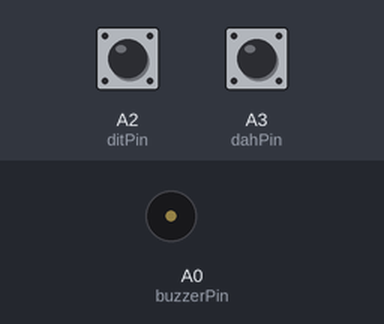
A sketch run on a simulated Arduino Leonardo, built for the host (arithmetic inside an expression is 32-bit, double 64-bit). Parts: buzzer (waves = sounding). The test bench sets the inputs (shaded band); at power-on: A2 (ditPin) HIGH, A3 (dahPin) HIGH. USB keyboard and mouse output is not drawn.

Above: at 1.2 s.
1.3 s: A2 (ditPin) pulled LOW for 1 s
At 1.51 s:
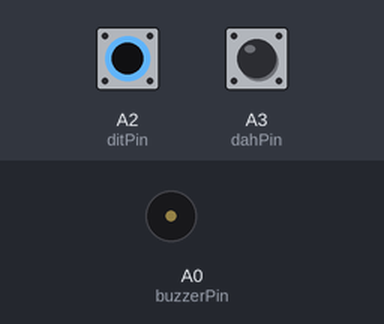
4.3 s: A3 (dahPin) pulled LOW for 3.2 s
At 8.2 s:
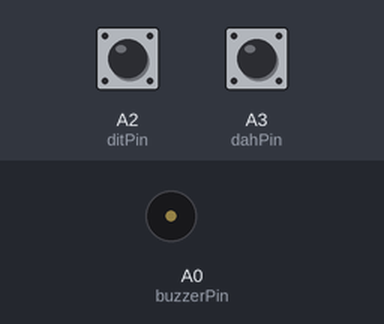
9.0 s: A2 (ditPin) pulled LOW for 3.2 s
At 9.21 s:
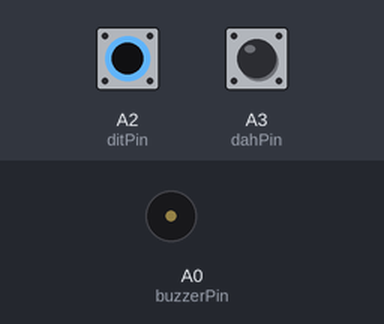
Timing chart, 0 to 13.3 s (numbered marks = the images above; inputs shaded):
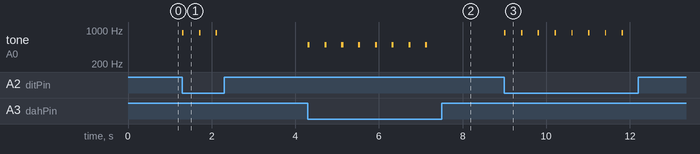

Measured:
- after the input at 1.3 s, tone on A0 (buzzerPin): alternates 880 Hz for 0.03 s and silent for 0.37 s, 6 changes in all, then stays silent, starting at once
- after the input at 4.3 s, tone on A0 (buzzerPin): alternates 500 Hz for 0.05 s and silent for 0.35 s, 16 changes in all, then stays silent, starting at once
- after the input at 9.0 s, tone on A0 (buzzerPin): alternates 880 Hz for 0.03 s and silent for 0.37 s, 16 changes in all, then stays silent, starting at once

The sketch:

MorseKeyboard_CircuitPlaygroundExpress.ino
```cpp
/****
Original logic and keyboard concept provided by Ken Finlayson of NottLimited
https://github.com/NottLimited/MorseCodeGboardSwitch

Class structure assembled by Jason Beck @ Adaptive Design Association
http://www.adaptivedesign.org/
*****/

#include<Keyboard.h> // library for keyboard inputs
#include "morseKeyboard.h" // load class header file

int buzzerPin = A0; // buzzer to provide auditory feedback to button presses
int debounceTime = 400; // eliminate noise on the buttons
int ditPin = A2; // press button on this pin to activate shorts (period)
int dahPin = A3; // press button on this pin to activate longs (hyphon)
int ditSound = 880; // frequency of the short beeps
int dahSound = 500; // frequency of the long beeps
int ditSoundDuration = 500; // length of shorts
int dahSoundDuration = 550; // length of longs
int speedTyper = 400; // time for key repeats, can be set with potentiometer
int speedSense = 3; // used when attaching a potentiometer
bool activeButtonValue = LOW; // whether you want the buttons to be triggered on low or high signal, also changes the internal resistors

char ditKey = 46; // short value (period)
char dahKey = 45; // long value (hyphon)
char altDitKey = 204; //alt key for shorts, that can be tied to controlling row scanning
char altDahKey = 205; // alt key for longs, that can be tied to controlling row scanning

// Arudino class that prepares the short key with variables above (see morseKeyboard.h)
KeyboardKey shortKey(ditPin, ditKey, altDitKey, debounceTime, buzzerPin, ditSound, ditSoundDuration, activeButtonValue);

// Arudino class that prepares the long key with variables above (see morseKeyboard.h)
KeyboardKey longKey(dahPin, dahKey, altDahKey, debounceTime, buzzerPin, dahSound, dahSoundDuration, activeButtonValue);

// Optional third button to toggle on and off accessiblity settings like row scanning (tested on Samsung)
//AccessKey accessButton(accessPin, debounceTime, activeButtonValue);

void setup() {
  // put your setup code here, to run once:
  // turn on Serial monitor for debugging
  Serial.begin(9600);

  // start the keyboard
  Keyboard.begin();
}

void loop() {

  //bool shiftValue = bleAccessButton.Check(); // used if using third key
    bool shiftValue = false; // set as a default to false, meaning don't use alternate values

  shortKey.Press(shiftValue, speedTyper);
  longKey.Press(shiftValue, speedTyper);

  //if you don't want key repeats, you can use these methods instead
  //shortKey.PressNoRepeat();
  //longKey.PressNoRepeat();
}
```

morseKeyboard.h
```cpp
class KeyboardKey {
    int keyPin;      // the number of the button pin
    char modifierValue;
    char keyValue;
    char letterValue;
    char altLetterValue;
    int pressSpeed;
    int debounceDelay;
    int freq;
    int sndLength;
    int sndPin;
    bool buttonTriggerState;

    bool keyFirstPress = true;

    unsigned long lastDebounceTime = 0;

  public:
    KeyboardKey (int pin, char primaryKeyValue, char secondaryKeyValue, int debouncerTime, int speakerPin, int freqValue, int sndDuration, bool buttonValueState)
    {
      keyPin = pin;
      letterValue = primaryKeyValue;
      altLetterValue = secondaryKeyValue;
      keyValue = letterValue;
      debounceDelay = debouncerTime;
      freq = freqValue;
      sndLength = sndDuration;
      sndPin = speakerPin;
      buttonTriggerState = buttonValueState;
      int resistorType;

      if (buttonTriggerState == LOW){
        resistorType = INPUT_PULLUP;
      }
      else{
        resistorType = INPUT_PULLDOWN;
      }

      pinMode(keyPin, resistorType);
    }

    void Press(boolean isShiftPressed, int ditdahTimer)
    {
      int keyState = digitalRead(keyPin);
      bool shiftCheck = isShiftPressed;
      pressSpeed = ditdahTimer;
      int playLength = sndLength - pressSpeed;

      if (isShiftPressed) {
        keyValue = altLetterValue;
      }
      else {
        keyValue = letterValue;
      }

      if (keyState == buttonTriggerState) {
        if (millis() - lastDebounceTime > debounceDelay) {
          if (keyFirstPress == true) {
            tone(sndPin, freq, playLength / 3);
            Keyboard.press(keyValue);
            Keyboard.release(keyValue);
            keyFirstPress = false;
            lastDebounceTime = millis();
          }
          while (digitalRead(keyPin) == buttonTriggerState && millis() - lastDebounceTime > debounceDelay) {
            if (millis() - lastDebounceTime > pressSpeed) {
              tone(sndPin, freq, playLength / 3);
              Keyboard.press(keyValue);
              Keyboard.release(keyValue);
              lastDebounceTime = millis();
            }
          }
          lastDebounceTime = millis();
        }
      }
      else {
        keyFirstPress = true;
      }
    }

    void PressNoRepeat()
    {
      int keyState = digitalRead(keyPin);
      int playLength = sndLength;

      if (keyState == buttonTriggerState) {
        if (millis() - lastDebounceTime > debounceDelay) {
          if (keyFirstPress == true) {
            tone(sndPin, freq, playLength / 3);
            Keyboard.press(keyValue);
            Keyboard.release(keyValue);
            keyFirstPress = false;
            lastDebounceTime = millis();
          }
        }
        lastDebounceTime = millis();
      }
      else {
        keyFirstPress = true;
      }
    }
};

class AccessKey {
    int keyPin;      // the number of the button pin
    char keyValue;
    int debounceDelay;
    bool buttonTriggerState;

    unsigned long lastDebounceTime = 0;

    bool lastButtonState = HIGH;
    bool buttonState;

    bool modifierState = false;

  public:
    AccessKey (int pin, int debouncerTime, bool buttonStateValue)
    {
      keyPin = pin;
      debounceDelay = debouncerTime;
      buttonTriggerState = buttonStateValue;

      int resistorValue;

      if (buttonTriggerState == LOW){
        resistorValue = INPUT_PULLUP;
      }
      else{
        resistorValue = INPUT_PULLDOWN;
      }
      pinMode(keyPin, INPUT_PULLDOWN);
    }

    void Press()
    {
      int keyState = digitalRead(keyPin);

      if (keyState == buttonTriggerState) {
        if (millis() - lastDebounceTime > debounceDelay) {
          Keyboard.press(131);
          Keyboard.press(176);
          Keyboard.releaseAll();
          Keyboard.press(131);
          Keyboard.press(176);
          Keyboard.releaseAll();
          Keyboard.press(131);
          Keyboard.press(176);
          Keyboard.releaseAll();
          lastDebounceTime = millis();
        }
        lastDebounceTime = millis();
      }
    }

    boolean Check()
    {
      int keyState = digitalRead(keyPin);

      if (keyState != lastButtonState) {
        lastDebounceTime = millis();
      }

      if ((millis() - lastDebounceTime) > debounceDelay) {
        if (keyState != buttonState) {
          buttonState = keyState;

          if (buttonState == HIGH) {
            modifierState = !modifierState;
            Keyboard.press(131);
            Keyboard.press(176);
            Keyboard.releaseAll();
            Keyboard.press(131);
            Keyboard.press(176);
            Keyboard.releaseAll();
            Keyboard.press(131);
            Keyboard.press(176);
            Keyboard.releaseAll();
          }
        }
      }
      lastButtonState = keyState;
      return modifierState;
    }
};
```
